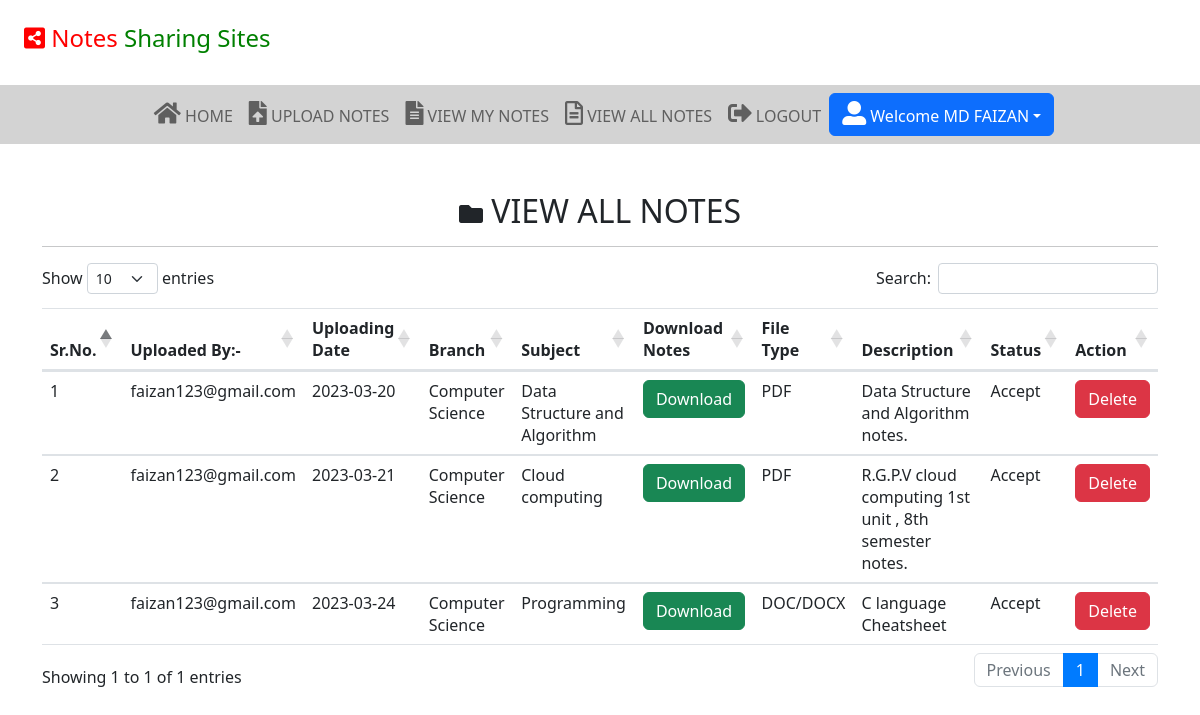
The page /viewallnotes (signed in) on the database its author committed.
### notes/models.py (models this page shows, shortened)
class Notes(models.Model):
    user = models.ForeignKey(User,on_delete=models.CASCADE)
    uploadingdate = models.CharField(max_length=30)
    branch = models.CharField(max_length=30)
    subject = models.CharField(max_length=30)
    notesfile = models.FileField(null=True)
    filetype = models.CharField(max_length=30)
    description = models.CharField(max_length=200,null=True)
    status = models.CharField(max_length=15)

### notes/views.py (the view)
# urls.py: path('viewallnotes', viewallnotes, name='viewallnotes'),
def viewallnotes(request):
    if not request.user.is_authenticated:
        return redirect('user_login')
    notes = Notes.objects.filter(status="Accept")
    d = {'notes': notes}
    return render(request, 'viewallnotes.html', d)

### notes/templates/viewallnotes.html (shortened to what this page needs)
{%extends 'usernavigation.html'%}
{% load static %}
{% block body %}
<link rel="stylesheet" href="https://cdnjs.cloudflare.com/ajax/libs/twitter-bootstrap/5.2.0/css/bootstrap.min.css">
<link rel="stylesheet" href="https://cdn.datatables.net/1.13.4/css/dataTables.bootstrap5.min.css">
<div class="container mt-5">
      <h2 class="text-center"><i class='fas fa-folder' style='font-size:24px'></i> VIEW ALL NOTES</h2>
        <hr>
    <table class="table table=bordered" id="example">
        <thead>
        <tr>
            <th>Sr.No.</th>
            <th>Uploaded By:-</th>
            <th>Uploading Date</th>
            <th>Branch</th>
            <th>Subject</th>
            <th>Download Notes</th>
            <th>File Type</th>
            <th>Description</th>
            <th>Status</th>
            <th>Action</th>
        </tr>
        </thead>
         {% for i in notes %}
        <tbody>
        <tr>
            <td>{{forloop.counter}}</td>
            <td>{{i.user.username}}</td>
            <td>{{i.uploadingdate}}</td>
            <td>{{i.branch}}</td>
            <td>{{i.subject}}</td>
            <td><a href="{{i.notesfile.url}}" download><div class="btn btn-success">Download</div></a></td>
            <td>{{i.filetype}}</td>
            <td>{{i.description}}</td>
            <td>{{i.status}}</td>
            <td><a href="{% url 'delete_notes' i.id %}" class=" btn btn-danger" onclick="return confirm('Are you Sure to delete?')">Delete</a></td>
        </tr>
        {% endfor %}
        </tbody>
    </table>
</div>
{% endblock %}

### notes/templates/usernavigation.html (shortened to what this page needs)
<html lang="en">
<head>
  {% load static%}
  <link rel="stylesheet" href="https://maxcdn.bootstrapcdn.com/bootstrap/4.3.1/css/bootstrap.min.css">
  <link rel="stylesheet" href="https://use.fontawesome.com/releases/v5.6.3/css/all.css"></head>
 <link rel="stylesheet" href="{%static 'css/mystyle.css'%}">
<body>
<H4 style="padding:2%"><span style="color:red"><i class='fas fa-share-alt-square' style='font-size:24px'></i>  Notes </span><span style="color:green">Sharing Sites</span></H4>
<nav class="navbar navbar-expand-sm justify-content-center" style=" background-color:lightgrey" >
<ul class="navbar-nav">
  <li class="navbar-item">
    <a class="nav-link" href="{% url 'profile'%}"><i class='fas fa-home' style='font-size:24px'></i> HOME</a>
  </li>
  <li class="navbar-item">
    <a class="nav-link" href="{% url 'upload_notes'%}"><i class='fas fa-file-upload' style='font-size:24px'></i>
 UPLOAD NOTES</a>
  </li>
  <li class="navbar-item">
    <a class="nav-link" href="{% url 'view_mynotes'%}"><i class='fas fa-file-alt' style='font-size:24px'></i>
 VIEW MY NOTES</a>
  </li>
  <li class="navbar-item">
    <a class="nav-link" href="{% url 'viewallnotes' %}"><i class='far fa-file-alt' style='font-size:24px'></i>
 VIEW ALL NOTES</a>
  </li>
  <li class="navbar-item">
    <a class="nav-link" href="{% url 'logout'%}"><i class='fas fa-sign-out-alt' style='font-size:24px'></i> LOGOUT</a>
  </li>
    <div class="btn-group">
      <button type="button" class="btn btn-primary dropdown-toggle" data-toggle="dropdown"><i class='fas fa-user-alt' style='font-size:24px'></i>
 Welcome {{request.user.first_name}}</button>
    </div>
</ul>
</nav>
</body>
</html>
{% block body %}
{% endblock %}

### notes/static/css/mystyle.css (style rules this page uses)
.nav-link { color:black; }

### rows shown on the page
Notes: user.username "faizan123@gmail.com", uploadingdate "2023-03-20", branch "Computer Science", subject "Data Structure and Algorithm", filetype "PDF", description "Data Structure and Algorithm notes.", status "Accept"
Notes: user.username "faizan123@gmail.com", uploadingdate "2023-03-21", branch "Computer Science", subject "Cloud computing", filetype "PDF", description "R.G.P.V cloud computing 1st unit , 8th semester notes.", status "Accept"
Notes: user.username "faizan123@gmail.com", uploadingdate "2023-03-24", branch "Computer Science", subject "Programming", filetype "DOC/DOCX", description "C language Cheatsheet", status "Accept"

### other values the page prints
{{ request.user.first_name }} "MD FAIZAN"
